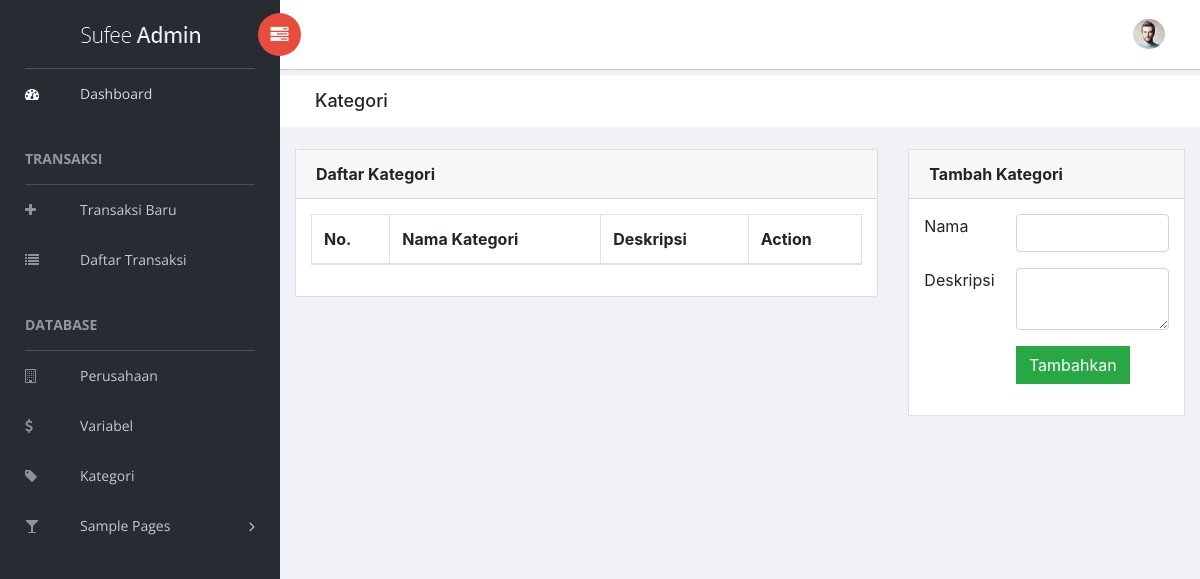
/kategori.php, run on an earlier commit of the app's database.
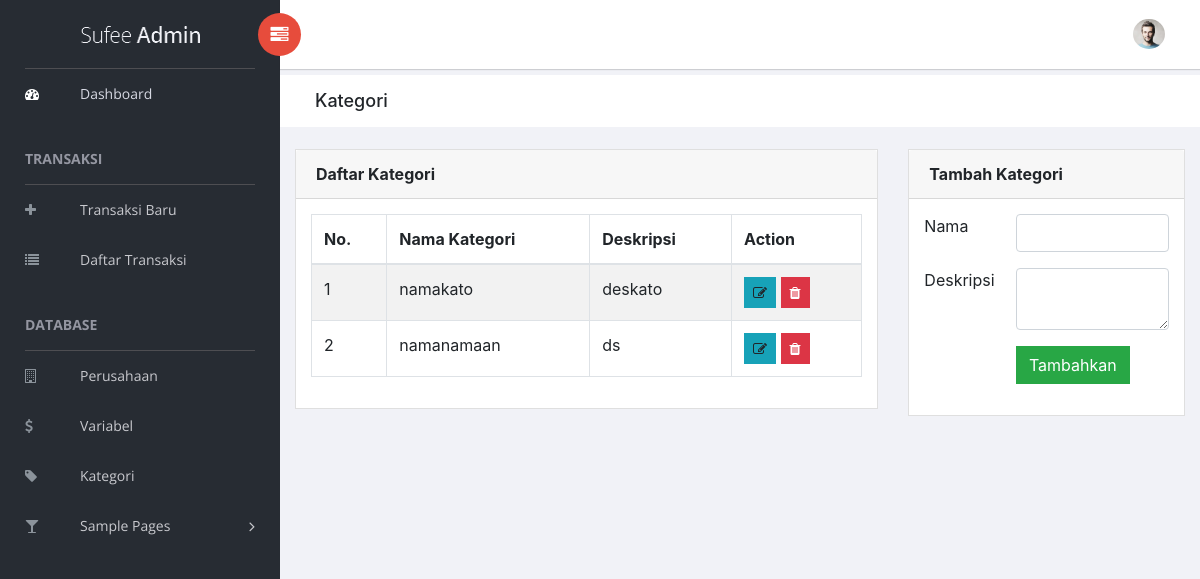
And on a later commit of the database.
### tables this page shows
CREATE TABLE `kategori` (
  `id_kategori` int(11) NOT NULL,
  `nama_kategori` text NOT NULL,
  `deskripsi` text NOT NULL
);

### kategori.php (the view, shortened to what this page needs)
<!doctype html>
<html class="no-js" lang="en">
<head>
    <?php include('partials/head.php'); ?>
    <link rel="stylesheet" href="vendors/datatables.net-bs4/css/dataTables.bootstrap4.min.css">
    <link rel="stylesheet" href="vendors/datatables.net-buttons-bs4/css/buttons.bootstrap4.min.css">
</head>
<body>
    <?php include('partials/sidebar.php'); ?>
    <div id="right-panel" class="right-panel">
        <?php include('partials/topbar.php'); ?>
        <div class="breadcrumbs">
            <div class="col-sm-4">
                <div class="page-header float-left">
                    <div class="page-title">
                        <h1>Kategori</h1>
                    </div>
                </div>
            </div>
        </div>
        <div class="content mt-3">
            <div class="row">
                <div class="col-md-8">
                    <div class="card">
                        <div class="card-header">
                            <strong>Daftar Kategori</strong>
                        </div>
                        <div class="card-body">
                            <table id="datatable" class="table table-striped table-bordered">
                                <thead>
                                    <tr>
                                        <th>No.</th>
                                        <th>Nama Kategori</th>
                                        <th>Deskripsi</th>
                                        <th>Action</th>
                                    </tr>
                                </thead>
                                <tbody>
                                <?php
                                    $load = mysqli_query($conn, "SELECT * FROM kategori ORDER BY nama_kategori ASC");
                                    $nomor = 1;
                                    while ($row = mysqli_fetch_array($load)){
                                        echo '<tr>';
                                        echo '<td>'.$nomor.'</td>';
                                        echo '<td>'.$row['nama_kategori'].'</td>';
                                        echo '<td>'.$row['deskripsi'].'</td>';
                                        echo '<td>
                                            <a class="btn btn-info btn-sm" data-toggle="modal" data-target="#detailModal"
                                            data-id="'.$row['id_kategori'].'" data-nama="'.$row['nama_kategori'].'" data-deskripsi="'.$row['deskripsi'].'"><i class="fa fa-edit"></i></a>
                                            <a class="btn btn-danger btn-sm" href=form/kategori_delete.php?id='.$row['id_kategori'].'><i class="fa fa-trash"></i></a>';
                                        echo '</td></tr>';
                                        $nomor++;
                                    }
                                ?>
                                </tbody>
                            </table>
                        </div>
                    </div>
                </div>
                <div class="col-md-4">
                    <div class="card">
                        <div class="card-header">
                            <strong>Tambah Kategori</strong>
                        </div>
                        <div class="card-body">
                            <form action="form/kategori_add.php" method="post" class="form-horizontal">
                                <div class="row form-group">
                                    <div class="col col-md-4">
                                        <label for="text-input" class=" form-control-label">Nama</label>
                                    </div>
                                    <div class="col-12 col-md-8">
                                        <input type="text" id="text-input" name="nama" class="form-control" required>
                                    </div>
                                </div>
                                <div class="row form-group">
                                    <div class="col col-md-4">
                                        <label for="text-input" class=" form-control-label">Deskripsi</label>
                                    </div>
                                    <div class="col-12 col-md-8">
                                        <textarea name="deskripsi" id="textarea-input" rows="2" class="form-control"></textarea>
                                    </div>
                                </div>
                                <div class="row form-group">
                                    <div class="col-12 col-md-8 offset-md-4">
                                        <button type="submit" class="btn btn-success">Tambahkan</button>
                                    </div>
                                </div>
                            </form>
                        </div>
                    </div>
                </div>
            </div>
        </div>
    </div>
</body>
</html>

What changed in the data, as far as the page shows it:
added kategori: nama_kategori "namakato", deskripsi "deskato"
added kategori: nama_kategori "namanamaan", deskripsi "ds"
